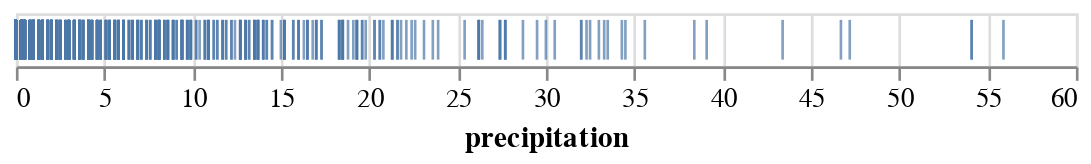

Notebook source saved alongside this figure:
### Code cell
import altair as alt

alt.Chart(df).mark_tick().encode(
    x='precipitation',
)

### Figure 1 — Vega-Lite specification as saved in the notebook (floating-point values rounded to 4 significant figures; data arrays with more than 128 entries replaced by an {"elided": "..."} marker saying what was removed)
{"config": {"view": {"continuousWidth": 400, "continuousHeight": 300}}, "data": {"name": "data-830c39fec90146253fb06a06c26374ef"}, "mark": "tick", "encoding": {"x": {"field": "precipitation", "type": "quantitative"}}, "$schema": "https://vega.github.io/schema/vega-lite/v4.17.0.json", "datasets": {"data-830c39fec90146253fb06a06c26374ef": {"elided": "1461 records"}}}
